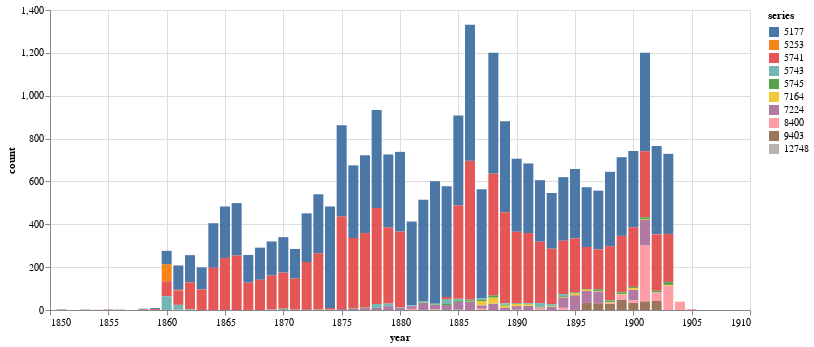

The notebook cell saved with this chart:
### Markdown cell above
So, it looks like we should filter out records before 1851 and after 1905.

Let's apply that filter and visualise the results for all series in a stacked bar chart.

### Code cell
alt.Chart(year_counts.loc[(year_counts['year'] >= 1851) & (year_counts['year'] <= 1905)]).mark_bar(size=10).encode(
    x=alt.X('year:Q', axis=alt.Axis(format='c')),
    y='count:Q',
    color='series:N',
    tooltip=['year', 'series', 'count']
).properties(width=700)

### Figure 1 — Vega-Lite specification as saved in the notebook (floating-point values rounded to 4 significant figures; data arrays with more than 128 entries replaced by an {"elided": "..."} marker saying what was removed)
{"config": {"view": {"continuousWidth": 400, "continuousHeight": 300}}, "data": {"name": "data-e468eb246555b9259c727b36aad56698"}, "mark": {"type": "bar", "size": 10}, "encoding": {"color": {"type": "nominal", "field": "series"}, "tooltip": [{"type": "quantitative", "field": "year"}, {"type": "quantitative", "field": "series"}, {"type": "quantitative", "field": "count"}], "x": {"type": "quantitative", "axis": {"format": "c"}, "field": "year"}, "y": {"type": "quantitative", "field": "count"}}, "width": 700, "$schema": "https://vega.github.io/schema/vega-lite/v4.8.1.json", "datasets": {"data-e468eb246555b9259c727b36aad56698": {"elided": "220 records"}}}
